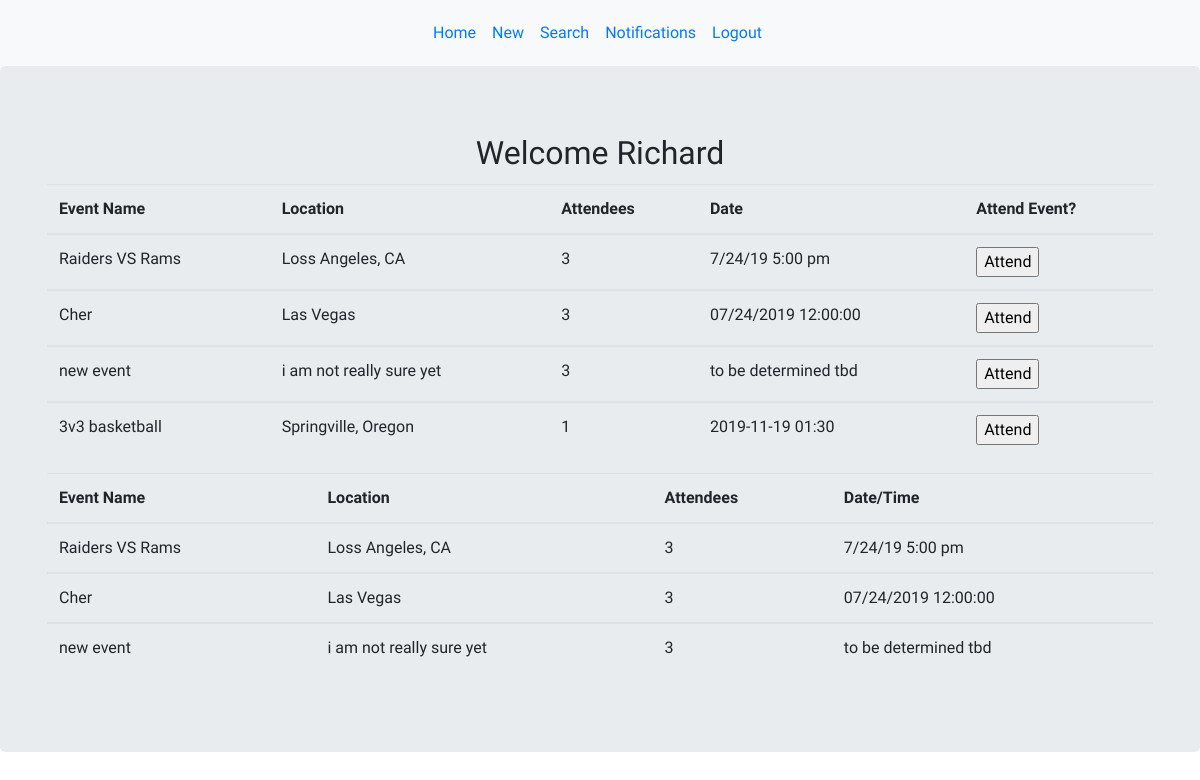
/homepage (signed in), run on the app's committed database.
### models.py (models this page shows)
class User(db.Model):
    __Tablename__ = "users"
    id = db.Column(db.Integer, primary_key=True)
    first_name = db.Column(db.String(100), nullable = False)
    last_name = db.Column(db.String(100), nullable = False)
    password = db.Column(db.String(200), unique = True, nullable = False)
    email = db.Column(db.String(100), unique = True, nullable = False)
    security_answer1 = db.Column(db.String(200))
    created_at = db.Column(db.DateTime, server_default=func.now())
    updated_at = db.Column(db.DateTime, server_default=func.now(), onupdate=func.now())
    users_that_attend_events = db.relationship('Event', lazy = 'dynamic', secondary = attendees_table)
    messages_who_have_users = db.relationship('Message', secondary = users_message_event_details)

class Event(db.Model):
    __Tablename__ = "events"
    id = db.Column(db.Integer, primary_key=True)
    event_title = db.Column(db.String(100))
    date = db.Column(db.String(8))
    time = db.Column(db.String(12))
    location = db.Column(db.String(100))
    information = db.Column(db.TEXT)
    creator_id = db.Column(db.Integer, db.ForeignKey("user.id"), nullable=False)
    author = db.relationship('User', foreign_keys=[creator_id], backref="user_messages", cascade="all")
    events_that_have_attendees = db.relationship('User', lazy = 'dynamic', secondary = attendees_table)

### controller_functions.py (the view)
def homepage():
    events = Event.query.all()
    user = User.query.get(session['uid'])
    user_events = user.users_that_attend_events.all()
    return render_template("user_home_page.html", all_events = events, all_events_of_user = user_events)

### templates/user_home_page.html (shortened to what this page needs)
<!DOCTYPE html>
<html lang="en">
<head>
    <link rel="stylesheet" href="{{ url_for('static', filename='main.css') }}">
    <link rel="stylesheet" href="https://maxcdn.bootstrapcdn.com/bootstrap/4.3.1/css/bootstrap.min.css">
</head>
<body>
    <nav class="navbar navbar-expand-sm bg-light justify-content-center">
        <ul class="navbar-nav">
            <li class="nav-item">
                <a class="nav-link" href="/homepage">Home</a>
            </li>
            <li class="nav-item">
                <a class="nav-link" href="/new">New</a>
            </li>
            <li class="nav-item">
                <a class="nav-link" href="#">Search</a>
            </li>
            <li class="nav-item">
                <a class="nav-link" href="#">Notifications</a>
            </li>
            <li class="nav-item">
                <a class="nav-link" href="/logout">Logout</a>
            </li>
        </ul>
    </nav>
    <div class="jumbotron">
        <div class="d-flex justify-content-center">
            <h2>Welcome {{session['greetings']}} </h2>
        </div>
        <div class="table-responsive-md container">
                <table class="table table-hover">
                    <thead>
                        <tr>
                            <th> Event Name</th>
                            <th>Location</th>
                            <th>Attendees</th>
                            <th>Date</th>
                            <th>Attend Event?</th>
                        </tr>
                    </thead>
                    {% for event in all_events %}
                <tbody>
                    <tr>
                    <td>{{ event.event_title }}</td>
                    <td>{{ event.location }}</td>
                    <td>{{ event.events_that_have_attendees.count() }} </td>
                    <td>{{ event.date }} {{ event.time }} </td>
                    <form action="/new_attendee" method="post">
                        <td><input type="submit" value="Attend"></td>
                    </form>
                    </tr>
                </tbody>
                {% endfor %}
            </table>
            <table class="table table-hover">
                <thead>
                        <tr>
                            <th> Event Name</th>
                            <th>Location</th>
                            <th>Attendees</th>
                            <th>Date/Time</th>
                        </tr>
                    </thead>
                    {% for user in all_events_of_user %}
                    <tbody>
                        <td> {{ user.event_title }} </td>
                        <td>{{ user.location }}</td>
                        <td>{{ user.events_that_have_attendees.count() }}</td>
                        <td>{{ user.date }} {{ user.time }}</td>
                    </tbody>
                    {% endfor %}
            </table>
        </div>
    </div>
</body>
</html>

### static/main.css (style rules this page uses)
h1, h4, h2 { font-family: 'Nanum Gothic Coding', monospace; padding: 4px; text-align: center; }
p, th, td, ul { font-family: 'Mali', cursive; padding: 5px; }

### data on the page
User: greetings "Richard"
Event: event_title "Raiders VS Rams", location "Loss Angeles, CA", events_that_have_attendees.count "3", date "7/24/19", time "5:00 pm"
Event: event_title "Cher", location "Las Vegas", events_that_have_attendees.count "3", date "07/24/2019", time "12:00:00"
Event: event_title "new event", location "i am not really sure yet", events_that_have_attendees.count "3", date "to be determined", time "tbd"
Event: event_title "3v3 basketball", location "Springville, Oregon", events_that_have_attendees.count "1", date "2019-11-19", time "01:30"
